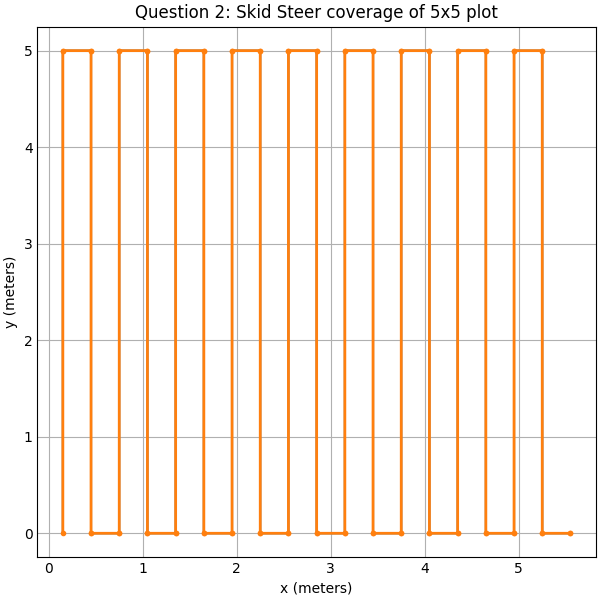

Recreate this plot in Python.
import math
import matplotlib.pyplot as plt
import numpy as np
plt.style.use('_mpl-gallery')







def kinematics(l, r, W, x, y, theta, DT):
    xNew = x - .5 * (l + r) * np.sin(theta) * DT
    yNew = y + .5 * (l + r) * np.cos(theta) * DT
    thetaNew = theta + (1 / W) * (r - l) * DT
    aVel = (thetaNew - theta) / DT
    xVel, yVel = getVelocity(x, y, xNew, yNew, DT)
    return xNew, yNew, thetaNew, aVel, xVel, yVel


def getVelocity(x0, y0, x1, y1, DT):
    distance = np.sqrt(np.square(x1 - x0) + np.square(y1 - y0))
    velocity = distance / DT
    magX = x1-x0
    magY = y1-y0
    if magX == 0:
        if magY > 0:
            thetaDegrees = 90
        else:
            thetaDegrees = 180
    else:
        thetaDegrees = np.arctan(magY / magX)
    yVel = velocity * np.sin(thetaDegrees)
    xVel = velocity * np.cos(thetaDegrees)
    if np.isnan(yVel):
        yVel = 0
    if np.isnan(xVel):
        xVel = 0
    print("")
    return xVel, yVel


WIDTH = .3
DT = .1
time = 0
xNot = .15
yNot = 0
theta = 0
xCoord = [xNot]
yCoord = [yNot]
xPoint = [xNot]
yPoint = [yNot]

# (1, .23562, -.23562) = 90 degree clockwise turn
# (1, -.23562, .23562) = 90 degree counterclockwise turn
kList = [(5, 1, 1), #movement sequence
         (1, .23562, -.23562), (1,.3,.3), (1, .23562, -.23562), #turning south sequence
         (5, 1, 1), #movement sequence
         (1, -.23562, .23562), (1, .3, .3), (1, -.23562, .23562)] #turning north sequence



print("(" + str(xNot) + ", " + str(yNot) + ") theta= " + str(theta))
print("At T = " + str(time))
for z in range(0, 9):
    for x in range(0, len(kList)):
        for y in range(0, kList[x][0] * 10):
            xNot, yNot, theta, angVel, xV, yV = kinematics(kList[x][1], kList[x][2], WIDTH, xNot, yNot, theta, DT)
            xCoord.append(xNot)
            yCoord.append(yNot)
            time += .1
            print("Position: (" + str(xNot) + ", " + str(yNot) + ") theta = " + str(theta))
            print("Trajectory: (" + str(xV) + ", " + str(yV) + ") Angular Velocity = " + str(angVel))
            print("At T = " + str(time))
        xPoint.append(xNot)
        yPoint.append(yNot)









fig, ax = plt.subplots(constrained_layout=True, figsize = (6, 6))
ax.step(xCoord, yCoord)
ax.set_xlabel('x (meters)')
ax.set_ylabel('y (meters)')
plt.title("Question 2: Skid Steer coverage of 5x5 plot")
plt.plot(xPoint, yPoint, linewidth = 2, marker = '.')
plt.show()
